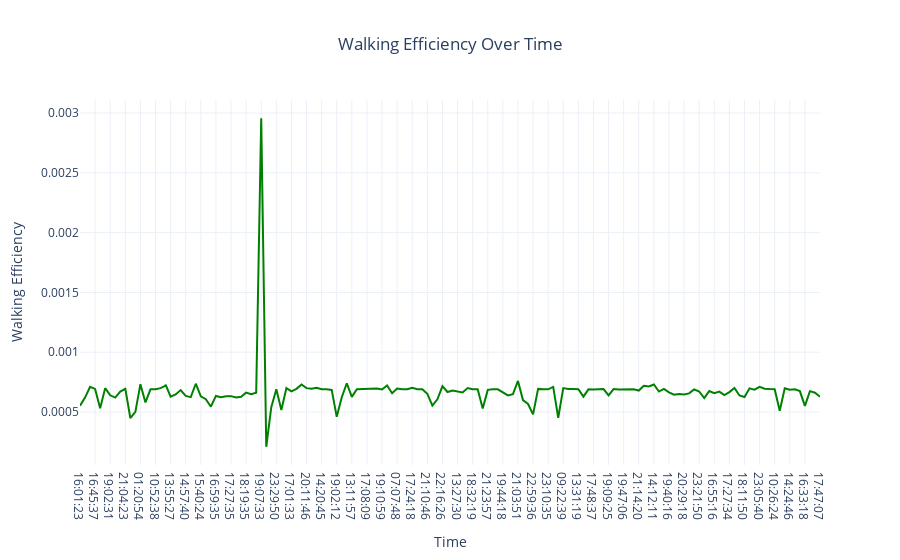

The cell this chart's notebook holds for it:
### Markdown cell above
Let's analyze my walking efficiency over time.

### Code cell
import plotly.express as px
Data["Walking Efficiency"] = Data["Distance"] / Data["Step Count"]
fig6 = px.line(Data, x="Time", y="Walking Efficiency", title="Walking Efficiency Over Time")
fig6.update_traces(line=dict(color='green')) 
fig6.update_layout(title_text="Walking Efficiency Over Time", title_x=0.5)  
fig6.show()

### Figure 1 — Plotly figure (JSON) as saved in the notebook; plotly's stock layout.template omitted (floating-point values rounded to 4 significant figures; data arrays with more than 128 entries replaced by an {"elided": "..."} marker saying what was removed)
{"data": [{"hovertemplate": "Time=%{x}<br>Walking Efficiency=%{y}<extra></extra>", "legendgroup": "", "line": {"color": "green", "dash": "solid"}, "marker": {"symbol": "circle"}, "mode": "lines", "name": "", "orientation": "v", "showlegend": false, "type": "scatter", "x": {"elided": "149 str values"}, "xaxis": "x", "y": {"elided": "149 float values"}, "yaxis": "y"}], "layout": {"legend": {"tracegroupgap": 0}, "title": {"text": "Walking Efficiency Over Time", "x": 0.5}, "xaxis": {"anchor": "y", "domain": [0, 1], "title": {"text": "Time"}}, "yaxis": {"anchor": "x", "domain": [0, 1], "title": {"text": "Walking Efficiency"}}}}
